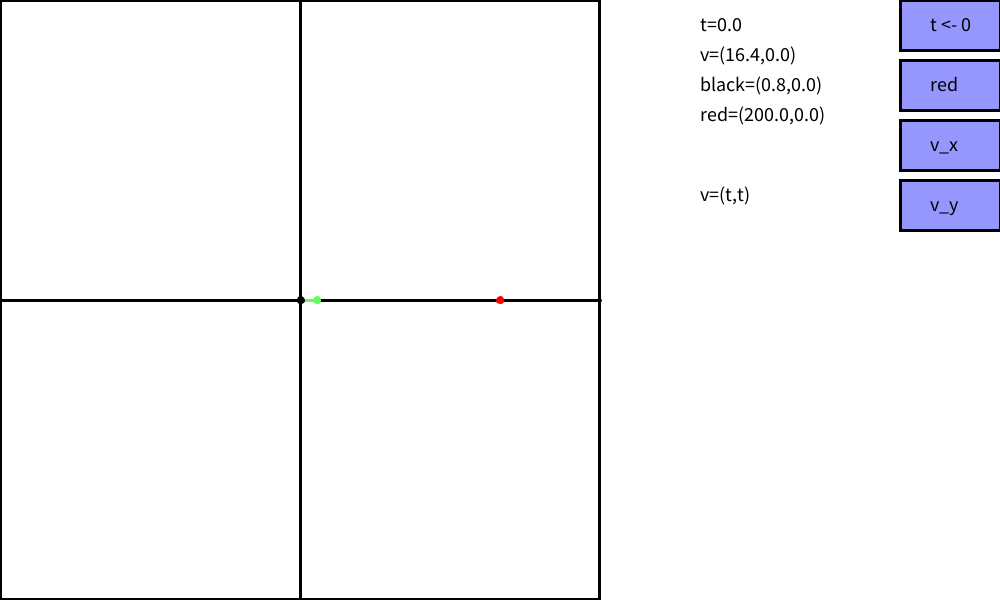
Frame 1 (no input)
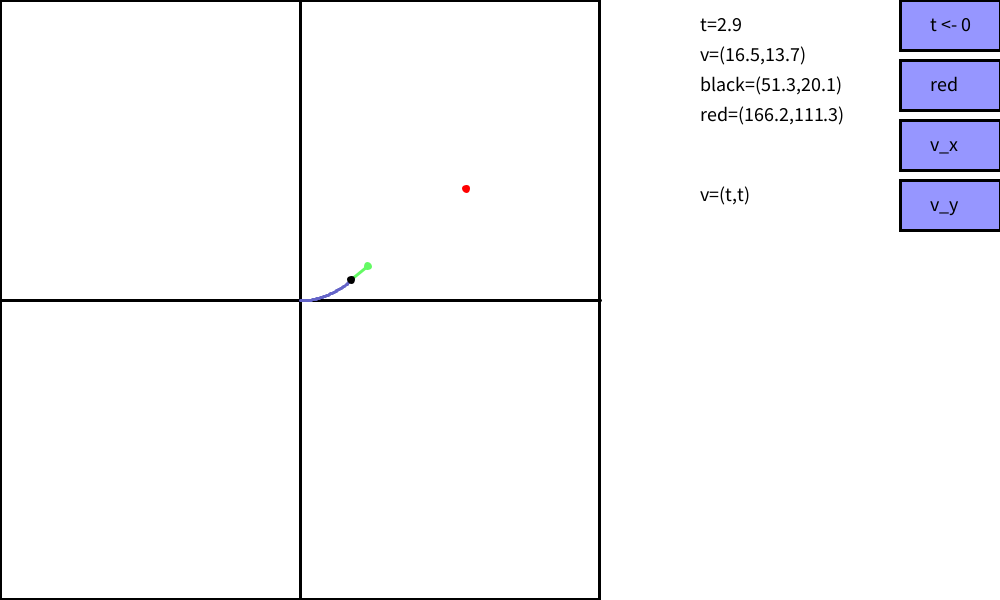
Frame 60 (the mouse pressed at the canvas centre just before this capture)
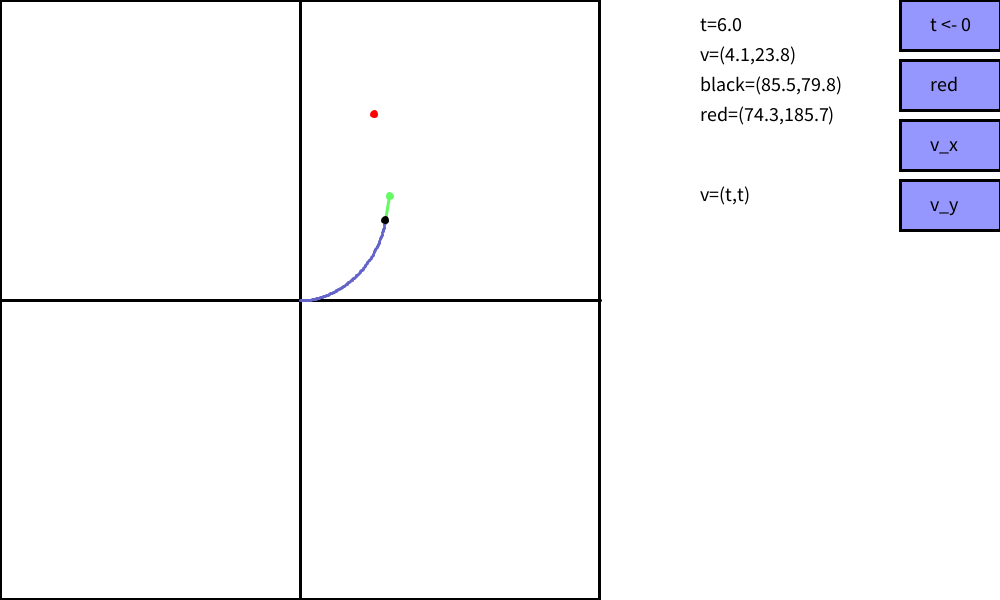
Frame 120 (the mouse held since frame 60 and released just before this capture)

The Processing sketch that drew these frames (run headless with seeded random() and noise(); from frame 60 on, the mouse is pressed at the canvas centre):

// Processing sketch: movePoint
// ── movePoint.pde
float v[]={1,1};
float r[]={0,0};
float center[]={0,0};
int centerMode=4;
int vxMode=0;
int vyMode=0;
float t=0;
float baisoku=3;
int points[][]=new int[500][2];
int pointer=0;
void setup(){
  size(1000,600);
  strokeWeight(3);
  for(int i=0;i<500;i++){
    points[i][0]=1000;
    points[i][1]=1000;
  }
}
void draw(){
  background(255);
  frameRate(60);
  translate(300,300);
  stroke(0);
  fill(255);
  rect(-300,-300,599,599);
  line(-300,0,300,0);
  line(0,-300,0,300);
  stroke(255,0,0);
  fill(255,0,0);
  switch(centerMode){
    case 0:
      center[0]=200;
      center[1]=200;
      break;
    case 1:
      center[0]=200-3*t*baisoku;
      center[1]=200;
      break;
    case 2:
      center[1]=200-3*t*baisoku;
      center[0]=200;
      break;
    case 3:
      center[0]=200-3*t*baisoku;
      center[1]=200-3*t*baisoku;
      break;
    case 4:
      center[0]=200*cos(t/5);
      center[1]=200*sin(t/5);
      break;
    case 5:
      center[0]=-10*t;
      center[1]=2*pow(t-10,2);
      break;
  }
  if(center[0]<=300)ellipse(center[0],-center[1],5,5);
  switch(vxMode){
    case 0:
      v[0]=t;
      break;
    case 1:
      v[0]=10;
      break;
    case 2:
      v[0]=20*exp(-0.1*t);
      break;
    case 3:
      v[0]=t*t;
      break;
  }
  switch(vyMode){
    case 0:
      v[1]=t;
      break;
    case 1:
      v[1]=10;
      break;
    case 2:
      v[1]=20*exp(-0.1*t);
      break;
    case 3:
      v[1]=t*t;
      break;
  }
  float distance=d(r[0],r[1],center[0],center[1]);
  for(int i=0;i<2;i++){
    v[i]+=20*exp(-0.001*distance)*(center[i]-r[i])/(distance+0.1);
    r[i]+=baisoku/60*v[i];
    points[pointer][i]=int(r[i]);
  }
  stroke(100,100,200);
  for(int i=0;i<500;i++){
    if(points[i][0]>300)continue;
    point(points[i][0],-points[i][1]);
  }
  if(r[0]<=300)
  {
    stroke(100,250,100);
    line(r[0],-r[1],r[0]+v[0],-(r[1]+v[1]));
    fill(100,250,100);
    ellipse(r[0]+v[0],-(r[1]+v[1]),5,5);
    stroke(0);
    fill(0);
    ellipse(r[0],-r[1],5,5);
  }
  fill(0);
  stroke(0);
  textSize(20);
  text("t="+nf(t,0,1),400,-270);
  text("v=("+nf(v[0],0,1)+","+nf(v[1],0,1)+")",400,-240);
  text("black=("+nf(r[0],0,1)+","+nf(r[1],0,1)+")",400,-210);
  text("red=("+nf(center[0],0,1)+","+nf(center[1],0,1)+")",400,-180);
  String vModeStr[]={"t","10","20e^-0.1t","t^2"};
  text("v=("+vModeStr[vxMode]+","+vModeStr[vyMode]+")",400,-100);
  fill(150,150,255);
  for(int i=0;i<4;i++)rect(600,-300+i*60,100,50);
  fill(0);
  text("t <- 0",630,-270);
  text("red",630,-210);
  text("v_x",630,-150);
  text("v_y",630,-90);
  t+=baisoku/60;
  pointer=(pointer+1)%500;
}
float d(float x1,float y1,float x2,float y2){
  return sqrt(pow(x1-x2,2)+pow(y1-y2,2));
}
void init(){
  for(int j=0;j<500;j++){
    points[j][0]=1000;
    points[j][1]=1000;
  }
  t=0;
  r[0]=0;
  r[1]=0;
}
void mouseClicked(){
  for(int i=0;i<4;i++){
    if(mouseX-300<600 || mouseY-300>-300+i*60+50 || mouseY-300<-300+i*60)continue;
    switch(i){
      case 0:
        init();
        break;
      case 1:
        centerMode=(centerMode+1)%6;
        init();
        break;
      case 2:
        vxMode=(vxMode+1)%4;
        init();
        break;
      case 3:
        vyMode=(vyMode+1)%4;
        init();
        break;
    }
  }
}
